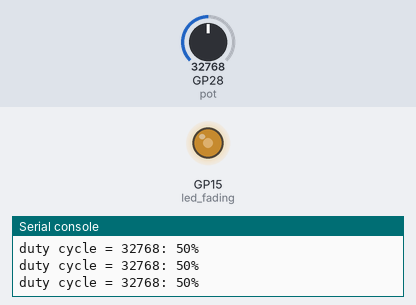
Bench run of a program on a simulated Raspberry Pi Pico running MicroPython. Shown: output pins drawn as LEDs (lit = HIGH), the last lines printed to the serial console. Inputs (shaded band) come from the test bench; at power-on: GP28 (pot) = 32768 (analog values on the 0–65535 scale).

Above: at 1.2 s.
1.3 s: GP28 (pot) set to 45874
At 2.2 s:
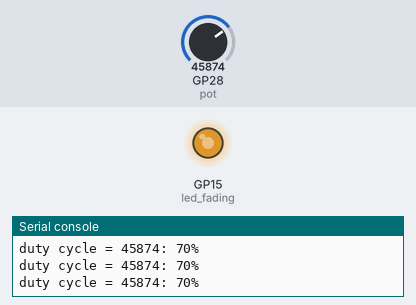
2.8 s: GP28 (pot) set to 57670
At 3.5 s:
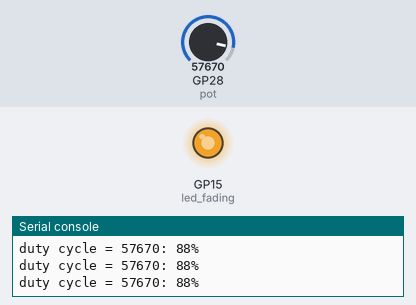
4.3 s: GP28 (pot) set to 7864
At 4.9 s:
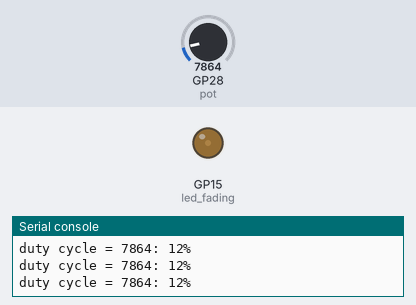
5.8 s: GP28 (pot) set to 0
At 6.2 s:
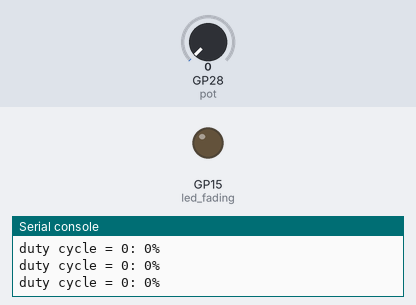
Timing chart, 0 to 8.3 s (numbered marks = the images above; inputs shaded):
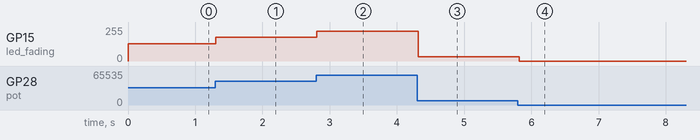

Measured:
- after the input at 1.3 s, GP15 (led_fading): 128/255 → 178/255 at once
- after the input at 2.8 s, GP15 (led_fading): 178/255 → 224/255 at once
- after the input at 4.3 s, GP15 (led_fading): 224/255 → 31/255 at once
- after the input at 5.8 s, GP15 (led_fading): 31/255 → 0/255 at once

The program:

Potentiometer_LED.py
```python
# Potentiometer_LED.py - Use PWM to vary LED brightness with a
#   potentiometer
# ---------------------------------------------------------------

from machine import Pin, PWM, ADC
from time import sleep

# Set up PWM on Slice 7, Channel B (GPIO15), LED brightness 100%
led_fading = PWM(Pin(15), freq=1000, duty_u16=65535)

# Use GPIO28 to read analog output voltage from a potentiometer
pot = ADC(Pin(28))

# Change the LED brightness with the potentiometer
try:
    while True:
        pot_value = pot.read_u16()       # get duty cycle
        led_fading.duty_u16(pot_value)   # set duty cycle
        print(f'duty cycle = {pot_value}: '
              f'{round((pot_value/65535)*100)}%')
        sleep(0.1)

except KeyboardInterrupt:
    print("\nProgram interrupted by user.")

# Turn off PWM
finally:
    print("Exiting...")
    led_fading.duty_u16(0)
    sleep(1)  # allow PWM hardware time to settle

    led_fading.deinit()    
```
